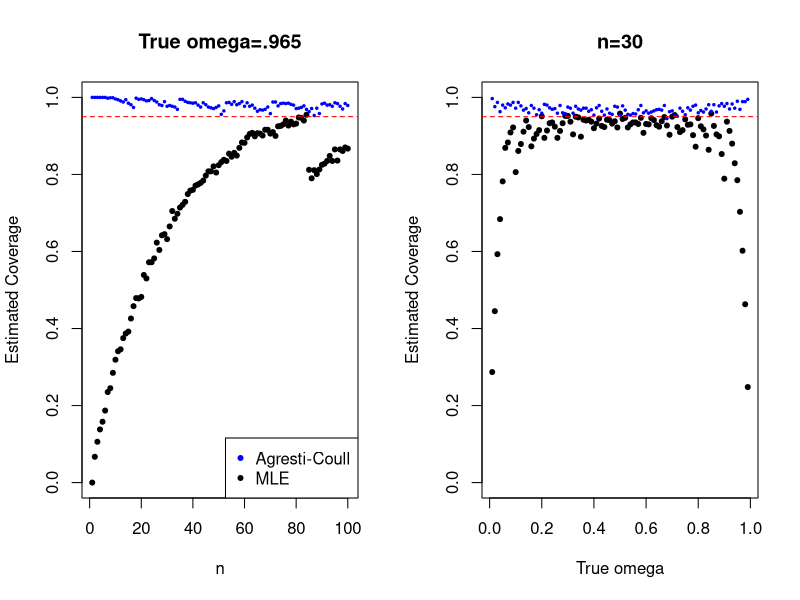

Write the R code that produced this figure.
set.seed(1)

foo = function(n,omega){ ## implement MLE interval
  y = rbinom(n,1, omega)
  interval = mean(y) + qnorm(c(.025,.975))*sqrt( (mean(y)*(1-mean(y)) ) /n ) 
  cover = interval[1] < omega & omega < interval[2]
  return(cover)
}

foo2 = function(n,omega){ ## implement agresti-coull interval
  y = rbinom(n,1, omega)
  
  n_tilde = n + 4
  
  omega_hat = (1/n_tilde) * ( 2 + sum(y) )
  
  interval = omega_hat + qnorm(c(.025,.975))*sqrt( (omega_hat*(1-omega_hat) ) /n ) 
  
  cover = interval[1] < omega & omega < interval[2]
  
  return(cover)
}


par(mfrow=c(1,2))

xvec = 1:100
do_all = function(x){ mean(replicate(1000, foo(x, .965))) }
res = sapply(xvec, do_all)

do_all2 = function(x){ mean(replicate(1000, foo2(x, .965))) }
res2 = sapply(xvec, do_all2)

plot(xvec, res, ylim=c(0,1), pch=20, ylab='Estimated Coverage', xlab='n', 
     main = 'True omega=.965')
points(xvec, res2, col='blue',pch=20, cex=.5)
abline(h=.95, col='red', lty=2)

legend('bottomright', legend=c('Agresti-Coull','MLE'), 
       col=c('blue','black'), pch=c(20,20))

xvec = seq(.01,.99,by=.01)
do_all = function(x){ mean(replicate(1000, foo(30, x))) }
res = sapply(xvec, do_all)

do_all2 = function(x){ mean(replicate(1000, foo2(30, x))) }
res2 = sapply(xvec, do_all2)

plot(xvec, res, ylim=c(0,1), pch=20, ylab='Estimated Coverage', 
     xlab='True omega', main = 'n=30')
points(xvec, res2, col='blue',pch=20, cex=.5)
abline(h=.95, col='red', lty=2)


